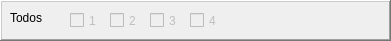
      <widget class="QFrame" name="frame_28">
       <property name="geometry">
        <rect>
         <x>5</x>
         <y>0</y>
         <width>391</width>
         <height>41</height>
        </rect>
       </property>
       <property name="styleSheet">
        <string notr="true"/>
       </property>
       <property name="frameShape">
        <enum>QFrame::WinPanel</enum>
       </property>
       <property name="frameShadow">
        <enum>QFrame::Raised</enum>
       </property>
       <widget class="QCheckBox" name="cb004_t">
        <property name="enabled">
         <bool>false</bool>
        </property>
        <property name="geometry">
         <rect>
          <x>190</x>
          <y>10</y>
          <width>41</width>
          <height>21</height>
         </rect>
        </property>
        <property name="styleSheet">
         <string notr="true"/>
        </property>
        <property name="text">
         <string>4</string>
        </property>
       </widget>
       <widget class="QCheckBox" name="cb002_t">
        <property name="enabled">
         <bool>false</bool>
        </property>
        <property name="geometry">
         <rect>
          <x>110</x>
          <y>10</y>
          <width>41</width>
          <height>21</height>
         </rect>
        </property>
        <property name="text">
         <string>2</string>
        </property>
       </widget>
       <widget class="QLabel" name="label_44">
        <property name="geometry">
         <rect>
          <x>10</x>
          <y>10</y>
          <width>41</width>
          <height>16</height>
         </rect>
        </property>
        <property name="frameShape">
         <enum>QFrame::NoFrame</enum>
        </property>
        <property name="text">
         <string>Todos</string>
        </property>
       </widget>
       <widget class="QCheckBox" name="cb003_t">
        <property name="enabled">
         <bool>false</bool>
        </property>
        <property name="geometry">
         <rect>
          <x>150</x>
          <y>10</y>
          <width>41</width>
          <height>21</height>
         </rect>
        </property>
        <property name="text">
         <string>3</string>
        </property>
       </widget>
       <widget class="QCheckBox" name="cb001_t">
        <property name="enabled">
         <bool>false</bool>
        </property>
        <property name="geometry">
         <rect>
          <x>70</x>
          <y>10</y>
          <width>41</width>
          <height>21</height>
         </rect>
        </property>
        <property name="text">
         <string>1</string>
        </property>
       </widget>
      </widget>
